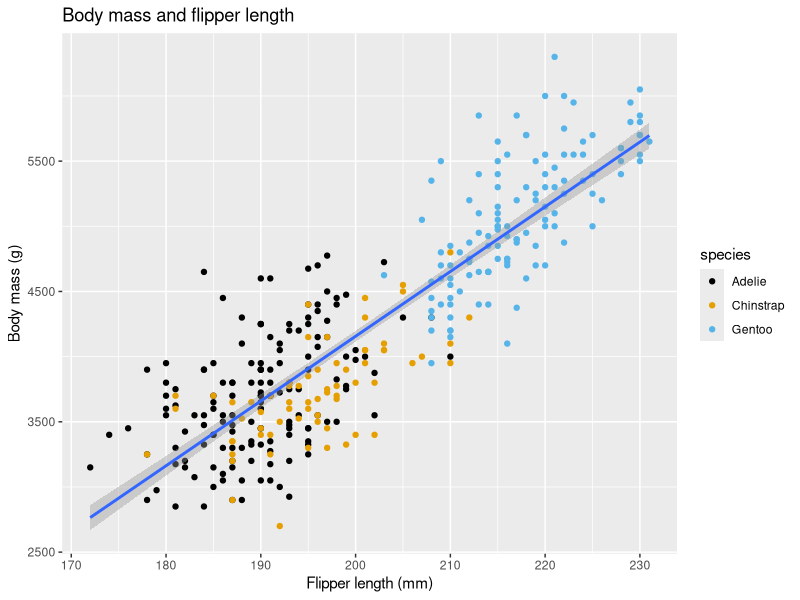

Here is the R script that generated this plot:
## ---- chunk 1
library(tidyverse)
library(palmerpenguins)
library(ggthemes)
## ---- chunk 2

ggplot(data=penguins, mapping = aes(x=flipper_length_mm, y=body_mass_g)) + 
  geom_point(
    mapping = aes(color=species)
  ) +
  geom_smooth(method = 'lm') +
  labs(
    x = "Flipper length (mm)",
    y = "Body mass (g)",
    title="Body mass and flipper length"
  ) +
  scale_color_colorblind()

